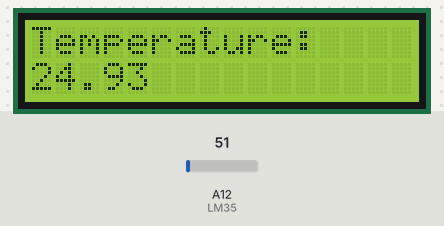
Recording of a sketch running on a simulated Arduino Mega 2560, built with avr-gcc and run on an emulated ATmega2560. Shown: 16×2 character LCD. Inputs (shaded band) come from the test bench; at power-on: A12 (LM35) = 51.

Above: at 1.2 s.
1.3 s: A12 (LM35) set to 61
At 2.8 s:
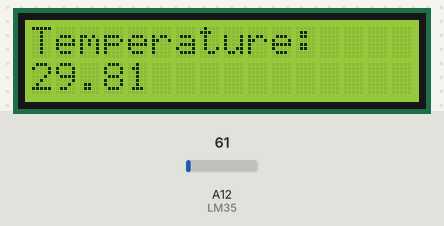
4.0 s: A12 (LM35) set to 71
At 4.4 s:
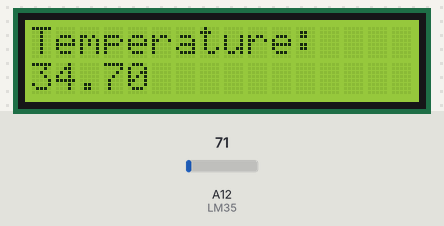
6.7 s: A12 (LM35) set to 86
At 8.7 s:
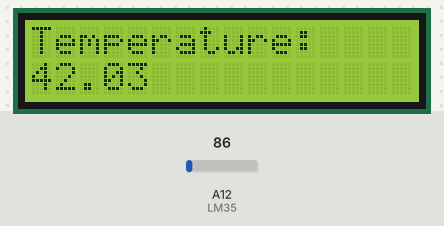
Timing chart, 0 to 10.2 s (numbered marks = the images above; inputs shaded):
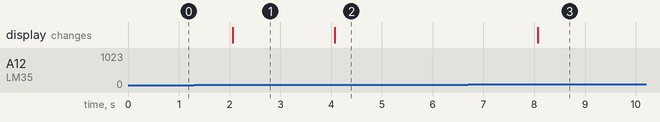

Measured:
- after the input at 1.3 s, the display: changes after 0.77 s (image 1)
- after the input at 4.0 s, the display: changes after 0.07 s (image 2)
- after the input at 6.7 s, the display: changes after 1.4 s (image 3)

The sketch:

main.ino
```cpp
/*
    Thermometer using Arduino, LM35 sensor and 16x2 LCD display.

    This code prints real-time temperature in celsius with
    2 seconds delay to the LCD display using Arduino and LM35 sensor.

*/


#include <LiquidCrystal.h>

const int LM35 = A12;
float temperature = 0;
float tension = 0;
float analog_value_lm35 = 0;


// initialize the LiquidCrystal library with the numbers of the interface pins
LiquidCrystal lcd(8, 9, 4, 5, 6, 7);

void setup() {
    Serial.begin(9600);
    lcd.begin(16, 2);

    lcd.setCursor(0, 0);
    lcd.print("Temperature:");
}

void loop() {
    // recive analog read from LM35 sensor (values between 0 and 1023)
    analog_value_lm35 = float(analogRead(LM35));

    // convert this value to electrical voltage
    tension = (analog_value_lm35 * 5) / 1023;
    temperature = tension / 0.010;

    lcd.setCursor(0, 1);
    lcd.print(temperature);

    // 2000 milliseconds delay
    delay(2000);
}
```
